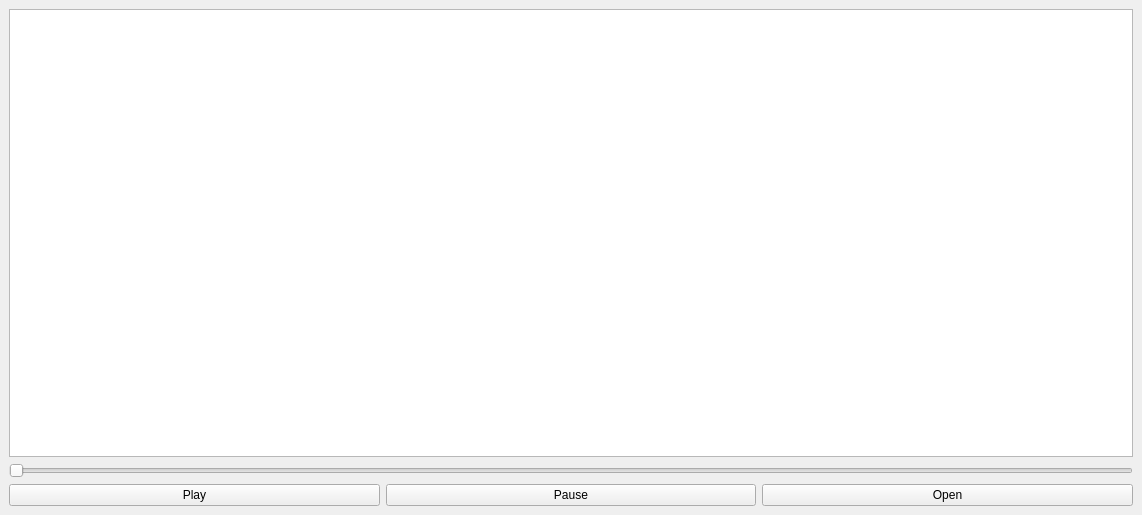
<?xml version="1.0" encoding="UTF-8"?>
<ui version="4.0">
 <class>MainWindow</class>
 <widget class="QMainWindow" name="MainWindow">
  <property name="geometry">
   <rect>
    <x>0</x>
    <y>0</y>
    <width>1142</width>
    <height>515</height>
   </rect>
  </property>
  <property name="windowTitle">
   <string>MainWindow</string>
  </property>
  <widget class="QWidget" name="centralwidget">
   <layout class="QGridLayout" name="gridLayout">
    <item row="1" column="0" colspan="3">
     <widget class="VideoOpenGLWidget" name="openGLWidget"/>
    </item>
    <item row="3" column="1">
     <widget class="QPushButton" name="pushPause">
      <property name="text">
       <string>Pause</string>
      </property>
     </widget>
    </item>
    <item row="3" column="0">
     <widget class="QPushButton" name="pushPlay">
      <property name="text">
       <string>Play</string>
      </property>
     </widget>
    </item>
    <item row="3" column="2">
     <widget class="QPushButton" name="pushOpen">
      <property name="text">
       <string>Open</string>
      </property>
     </widget>
    </item>
    <item row="2" column="0" colspan="3">
     <widget class="VideoSlider" name="mySlider">
      <property name="orientation">
       <enum>Qt::Horizontal</enum>
      </property>
     </widget>
    </item>
   </layout>
  </widget>
  <widget class="QMenuBar" name="menubar">
   <property name="geometry">
    <rect>
     <x>0</x>
     <y>0</y>
     <width>1142</width>
     <height>21</height>
    </rect>
   </property>
  </widget>
 </widget>
 <customwidgets>
  <customwidget>
   <class>VideoOpenGLWidget</class>
   <extends>QGraphicsView</extends>
   <header>videoopenglwidget.h</header>
  </customwidget>
  <customwidget>
   <class>VideoSlider</class>
   <extends>QSlider</extends>
   <header location="global">videoslider.h</header>
  </customwidget>
 </customwidgets>
 <resources/>
 <connections/>
</ui>
